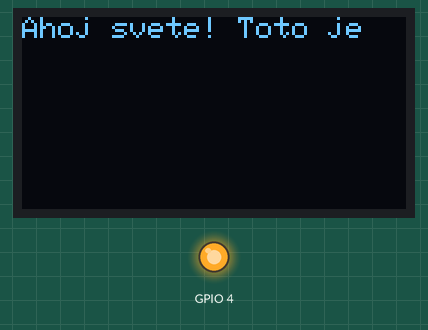
Bench run of a program on a simulated ESP32-S3. On the bench: 128×64 one-colour display, output pins drawn as LEDs (lit = HIGH). The display library's start-up logo is not drawn; pins used as bus, display or sensor lines are not drawn; what the program prints to the serial monitor is not drawn.

Above: at 3.16 s.
At 5.31 s:
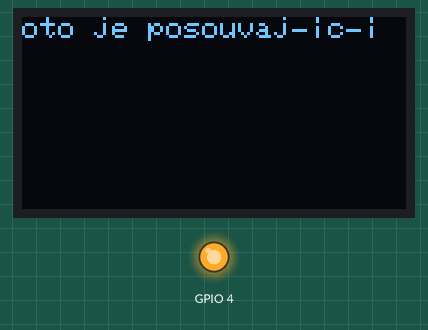
At 7.63 s:
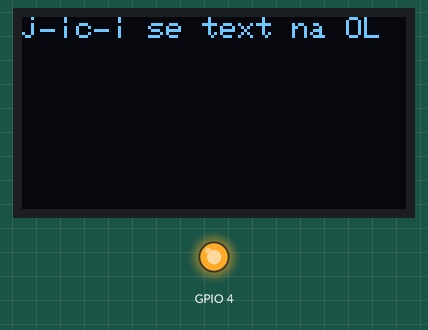
At 12.1 s:
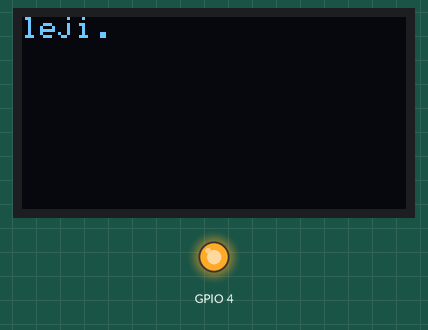
At 24.52 s:
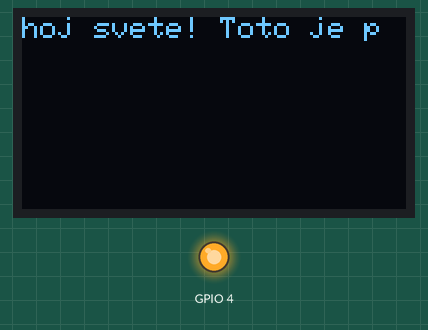
At 33.46 s:
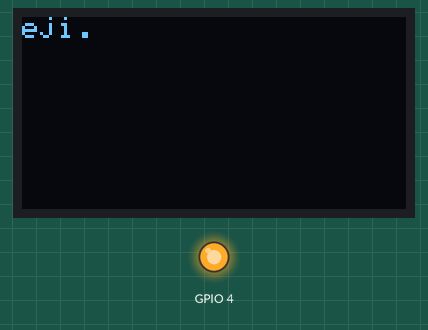

The program:

main.cpp
```cpp
#include <Arduino.h>
#include <SPI.h>
#include <Wire.h>
#include <Adafruit_GFX.h> // https://github.com/adafruit/Adafruit-GFX-Library
// #include <Adafruit_SH110X.h> // https://github.com/adafruit/Adafruit_SH110X
#include <Adafruit_SSD1306.h>
#include <Adafruit_Sensor.h>
#include <Adafruit_BME280.h>

#define SENSOR_SUPPLY 47
#define i2c_Address 0x3c
#define USUP_POWER_PIN 2 // uSUP power pin
#define DELAYTIME 1000
#define SEALEVELPRESSURE_HPA (1013.25)
#define CORRECT_TEMP (0.40)

Adafruit_SSD1306 display(128, 64, &Wire, -1); // Create an instance of the SSD1306 display with width 128, height 64, using I2C (Wire) and no reset pin
Adafruit_BME280 bme;                          // Create an instance of the BME280 sensor
void setup()
{
  Serial.begin(115200);
  pinMode(4, OUTPUT);
  digitalWrite(4, HIGH);
  pinMode(47, OUTPUT);    // Set EN pin for second stabilisator as output
  digitalWrite(47, HIGH); // Turn on the second stabilisator
  delay(1000);
  while (!Serial)
    ; // time to get serial running

  pinMode(USUP_POWER_PIN, OUTPUT);    // Set display power pin as output
  digitalWrite(USUP_POWER_PIN, HIGH); // Turn on the display
  pinMode(SENSOR_SUPPLY, OUTPUT);
  digitalWrite(SENSOR_SUPPLY, HIGH);
  Wire.begin(42, 2); // Set dedicated I2C pins 42 - SDA, 2 - SCL for ESP32-S3-DEVKit
  bme.begin(0x77);   // 0x77 OR 0x76 for left pad on board
  Serial.println(F("SSD1306 initialization ...."));

  // SSD1306_SWITCHCAPVCC = generate display voltage from 3.3V internally
  if (!display.begin(SSD1306_SWITCHCAPVCC, i2c_Address))
  {
    Serial.println(F("SSD1306 allocation failed"));
    for (;;)
      ; // Don't proceed, loop forever
  }
  Serial.println(F("SSD1306 allocation OK"));
  display.display();
  delay(2000); // Pause for 2 seconds

  display.clearDisplay();
  display.setTextColor(SSD1306_WHITE);
  display.setTextSize(1);
}

// Základní příklad zobrazení textu na displeji SSD1306
void loop()
{
  // put your main code here, to run repeatedly:
  // display.setCursor(0, 0);
  // display.println("Teplota: " + String(bme.readTemperature() - CORRECT_TEMP) + "C");
  // display.println("Tlak: " + String(bme.readPressure() / 100.0F) + "hPa");
  // display.println("Vlhkost: " + String(bme.readHumidity()) + "%");
  // display.println("Nadmorska vyska: " + String(bme.readAltitude(SEALEVELPRESSURE_HPA)) + "m");
  int position = 0;

  String text = "Ahoj svete! Toto je posouvající se text na OLED displeji. ";

  while (position > -128) // Posuneme text o délku textu v pixelech (6 pixelů na znak)
  {
    display.clearDisplay();
    display.setCursor(0, 0);

    display.print(text.substring(-position, -position + 20)); // Zobrazí pouze prvních 20 znaků textu
    display.display();
    position -= 1; // Posun textu o 6 pixelů doleva
    delay(140);    // Krátká prodleva pro plynulý posun
  }
}
```
